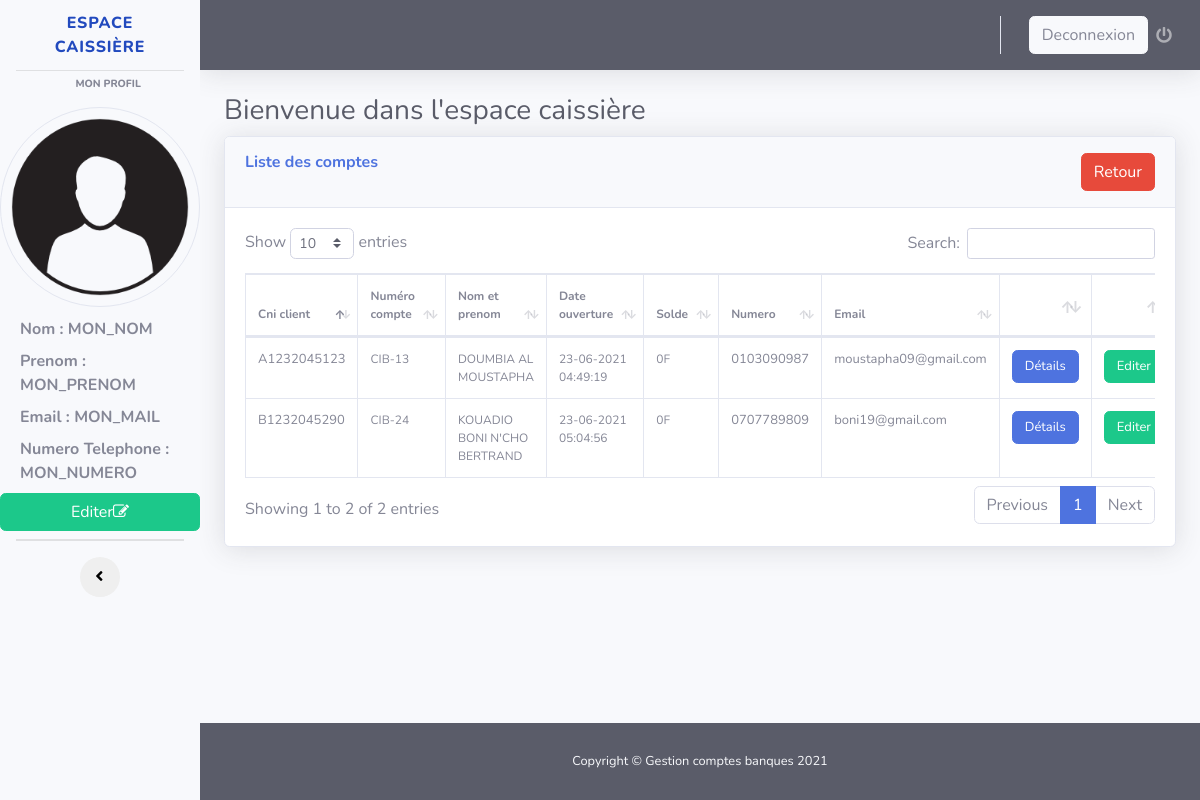
Screenshot of /espace_caissiere_liste_comptes.php with the database file from the repository.
### tables this page shows
CREATE TABLE `compte` (
  `idcompte` int(11) NOT NULL,
  `numerocpte` varchar(255) NOT NULL,
  `visaouverture` varchar(255) DEFAULT NULL,
  `dateouverture` varchar(255) NOT NULL,
  `datefermeture` varchar(255) DEFAULT NULL,
  `visafermeture` varchar(255) DEFAULT NULL,
  `obscpte` varchar(255) NOT NULL,
  `soldecpte` double NOT NULL DEFAULT 0,
  `idclient` int(11) NOT NULL,
  `archive` int(1) NOT NULL DEFAULT 0
);

CREATE TABLE `client` (
  `idclient` int(11) NOT NULL,
  `cni` varchar(255) DEFAULT NULL,
  `nomclient` varchar(255) NOT NULL,
  `prenomclient` varchar(255) NOT NULL,
  `datenaissance` date NOT NULL,
  `profession` varchar(255) NOT NULL,
  `telephone` varchar(255) NOT NULL,
  `email` varchar(255) DEFAULT NULL,
  `lienphoto` varchar(255) DEFAULT NULL,
  `liensignature` varchar(255) DEFAULT NULL,
  `archive` int(1) NOT NULL DEFAULT 0,
  `idsexe` int(1) NOT NULL DEFAULT 1
);

### espace_caissiere_liste_comptes.php (the view, shortened to what this page needs)
<?php
$bd = bd();
?>
<!DOCTYPE html>
<html lang="en">
<head>
  <link href="vendor/fontawesome-free/css/all.min.css" rel="stylesheet" type="text/css">
  <link rel="stylesheet" href="//maxcdn.bootstrapcdn.com/font-awesome/4.7.0/css/font-awesome.min.css" />
  <link href="css/sb-admin-2.min.css" rel="stylesheet">
  <link href="vendor/datatables/dataTables.bootstrap4.min.css" rel="stylesheet">
</head>
<body id="page-top">
<div id="wrapper" class="bg-dark">
    <ul class="navbar-nav bg-light sidebar sidebar-white accordion" id="accordionSidebar">
      <a class="sidebar-brand d-flex align-items-center justify-content-center" href="#">
        <div class="sidebar-brand-icon rotate-n-15">
        </div>
        <div class="sidebar-brand-text mx-3">ESPACE CAISSIÈRE</div>
      </a>
      <hr class="sidebar-divider my-0">
      <div class="sidebar-heading" style="margin:5px auto;">
        Mon profil
      </div>
      <img src="image/user.png" class="rounded-circle border" alt="image" style="height: 200px; width:200px; margin:10px auto;"/>
      <label style="margin-left: 20px; font-weight:bold;">
          Nom :<?php echo ' MON_NOM'; ?>
      </label>
      <label style="margin-left: 20px; font-weight:bold">
          Prenom :<?php echo ' MON_PRENOM'; ?>
      </label>
      <label style="margin-left: 20px; font-weight:bold">
          Email :<?php echo ' MON_MAIL'; ?>
      </label>
      <label style="margin-left: 20px; font-weight:bold">
          Numero Telephone :<br> <?php echo ' MON_NUMERO'; ?>
      </label>
      <label class="btn btn-success" data-toggle="modal" data-target="#motdepass">
      Editer<span class="fa fa-edit">
      </label>
      <hr class="sidebar-divider my-0">
      <hr class="sidebar-divider">
      <div class="text-center d-none d-md-inline">
        <button class="rounded-circle border-0" id="sidebarToggle"></button>
      </div>
    </ul>
    <div id="content-wrapper" class="d-flex flex-column">
      <div id="content">
        <nav class="navbar navbar-expand navbar-dark bg-dark text-light topbar mb-4 static-top shadow">
          <ul class="navbar-nav ml-auto">
            <li class="nav-item dropdown no-arrow">
              <a class="nav-link dropdown-toggle" href="#" id="userDropdown" role="button" data-toggle="dropdown" aria-haspopup="true" aria-expanded="false">
                <span class="mr-2 d-none d-lg-inline text-gray-600 small btn btn-light">Deconnexion</span>
                <i class="fas fa-power-off"></i>
              </a>
            </li>
          </ul>
        </nav>
        <div class="container-fluid">
          <h1 class="h3 mb-2 text-gray-800">Bienvenue dans l'espace caissière </h1>
          <div class="card shadow mb-4">
            <div class="card-header py-3">
              <h6 class="m-0 font-weight-bold text-primary">Liste des comptes <a href="espace_caissiere_home.php" class="btn btn-danger text-white" style="float:right;">Retour </a></h6>
            </div>
            <div class="card-body">
              <div class="table-responsive">
                <table class="table table-bordered" id="dataTable" width="100%" cellspacing="0">
                  <thead>
                  <?php
                    $requete = $bd->prepare("SELECT * FROM compte LEFT JOIN client ON client.idclient = compte.idclient LEFT JOIN sexe ON sexe.idsexe = client.idsexe WHERE compte.archive = 0");
                    $donne = $requete->execute();
                  ?>
                    <tr>
                      <th style="font-size:12px;">Cni client</th>
                      <th style="font-size:12px;">Numéro compte</th>
                      <th style="font-size:12px;width:200px;">Nom et prenom</th>
                      <th style="font-size:12px;">Date ouverture</th>
                      <th style="font-size:12px;">Solde</th>
                      <th style="font-size:12px;">Numero</th>
                      <th style="font-size:12px;">Email</th>
                      <th></th>
                      <th></th>
                    </tr>
                  </thead>
                  <tbody>
                    <?php
                      while($donnes = $requete->fetch() ){ ?>
                    <tr>
                      <td style="font-size:13px;"><?php echo $donnes['cni'];?></td>
                      <td style="font-size:12px;"><?php echo $donnes['numerocpte'].''.$donnes['idcompte'];?></td>
                      <td style="font-size:12px;width:200px;"><?php echo $donnes['nomclient'].' '.$donnes['prenomclient'];?></td>
                      <td style="font-size:12px;"><?php echo $donnes['dateouverture'];?></td>
                      <td style="font-size:12px;"><?php echo $donnes['soldecpte'].'F';?></td>
                      <td style="font-size:13px;"><?php echo $donnes['telephone'];?></td>
                      <td style="font-size:13px;"><?php echo $donnes['email'];?></td>
                      <td><a class="btn btn-primary" title="Voir plus" style="font-size:13px;" href="voir_compte.php?Id_cpte=<?php echo $donnes['idcompte'];?>">Détails </a></td>
                      <td><a class="btn btn-success" title="Editer" style="font-size:13px;" href="editer_compte.php?Id_cpte=<?php echo $donnes['idcompte'];?>">Editer </a></td>
                    </tr>
                    <?php
                     }
                    ?>
                  </tbody>
                </table>
              </div>
            </div>
          </div>
        </div>
      </div>
      <footer class="sticky-footer bg-dark text-light">
        <div class="container my-auto">
          <div class="copyright text-center my-auto">
            <span>Copyright &copy; Gestion comptes banques 2021</span>
          </div>
        </div>
      </footer>
    </div>
  </div>
</body>
</html>

### rows the page displays
compte: idclient.cni "A1232045123", numerocpte "CIB-1", idcompte "3", idclient.nomclient "DOUMBIA", idclient.prenomclient "AL MOUSTAPHA", dateouverture "23-06-2021 04:49:19", soldecpte "0", idclient.telephone "0103090987", idclient.email "moustapha09@gmail.com"
compte: idclient.cni "B1232045290", numerocpte "CIB-2", idcompte "4", idclient.nomclient "KOUADIO", idclient.prenomclient "BONI N'CHO BERTRAND", dateouverture "23-06-2021 05:04:56", soldecpte "0", idclient.telephone "0707789809", idclient.email "boni19@gmail.com"
